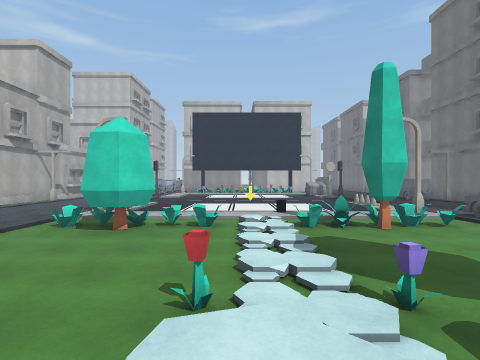
[1] (above)

24 first-person views from a walk through a Unity game level. The camera is 1.5 m above the floor, looks level and sees 85° across. The floor is counted in squares, 2 m on a side. Each view is taken from the middle of a square. On the plan, view 1 faces up. The plan holds only what a view shows up to about 9 squares ahead; the rest is blank. The place goes on beyond the plan. Some surface patterns are stand-ins.

[2]
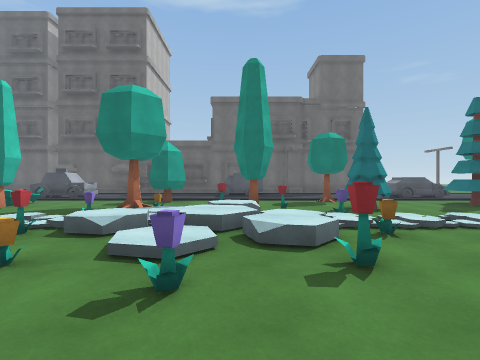

[3]
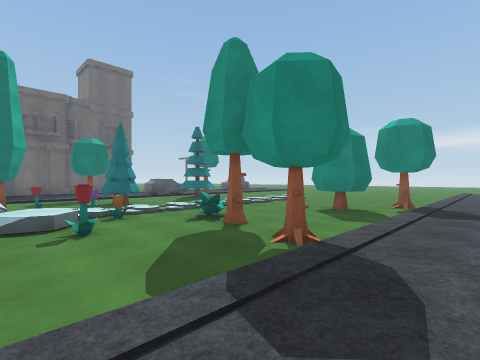

[4]
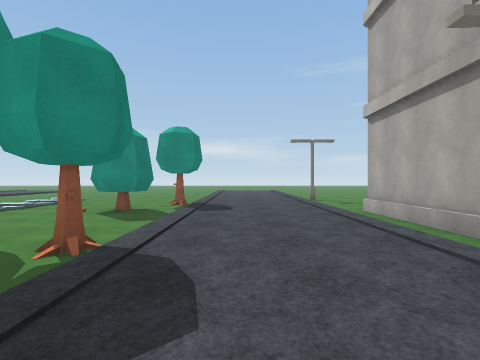

[5]
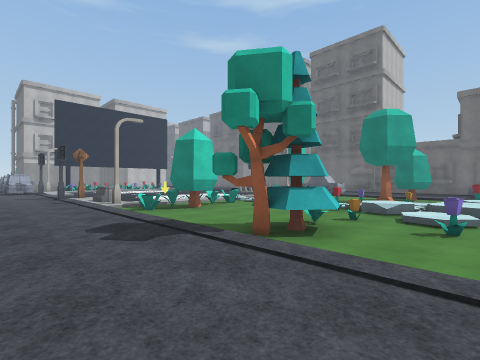

[6]
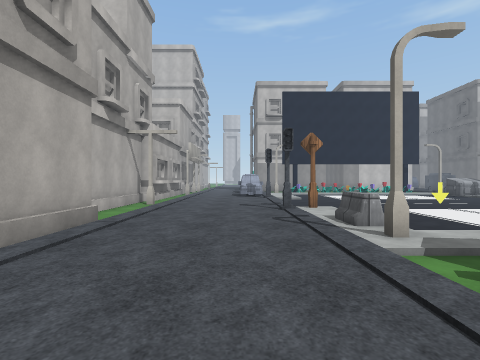

[7]
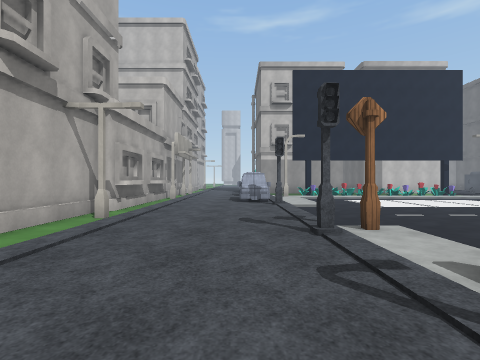

[8]
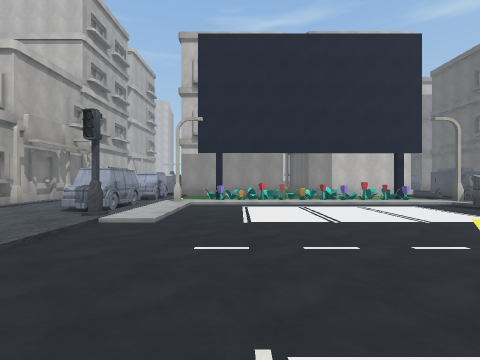

[9]
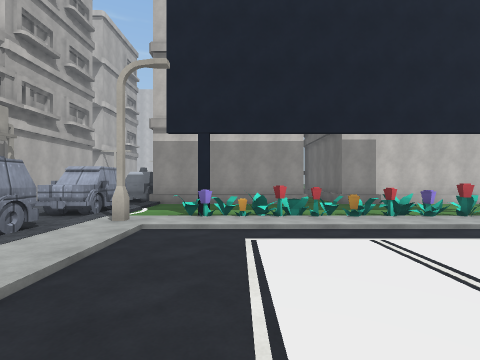

[10]
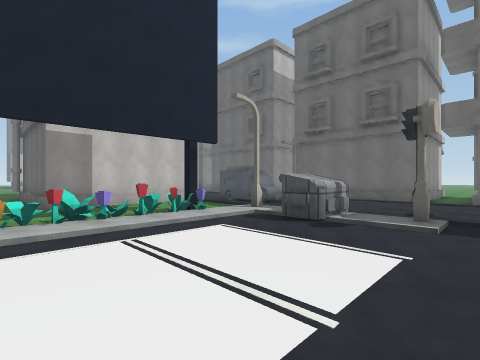

[11]
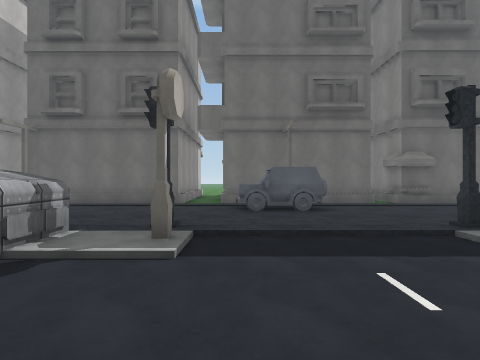

[12]
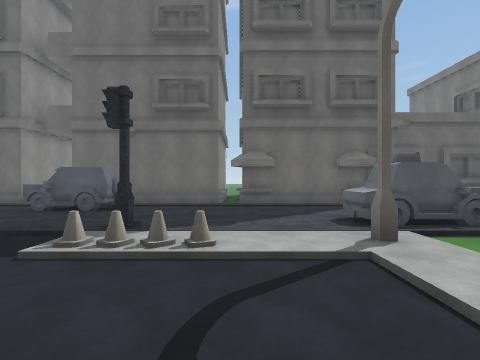

[13]
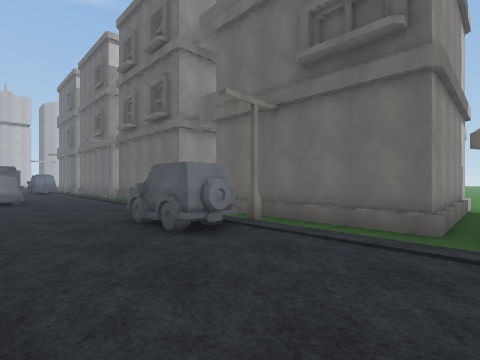

[14]
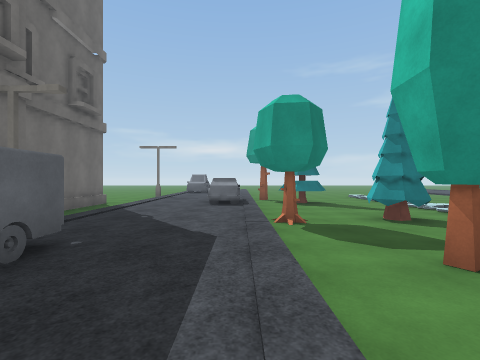

[15]
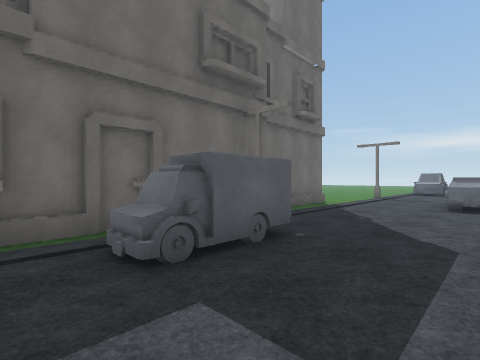

[16]
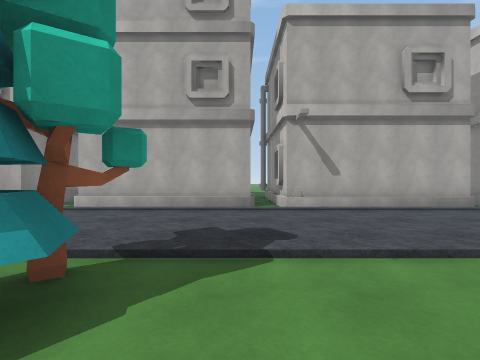

[17]
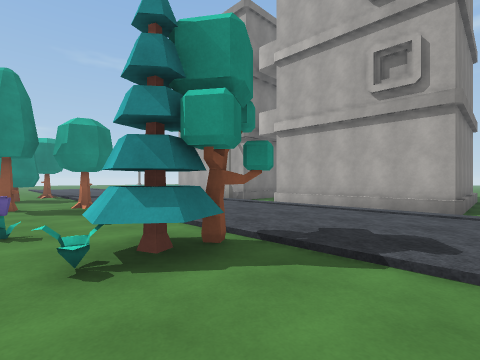

[18]
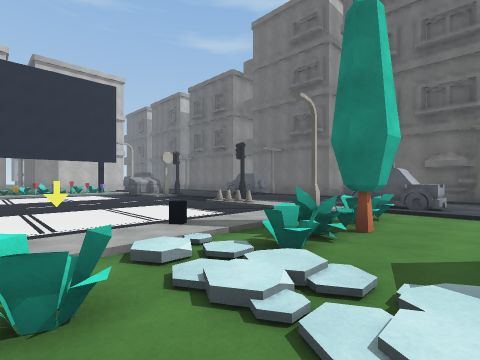

[19]
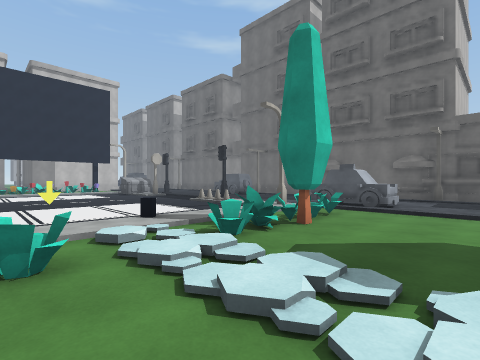

[20]
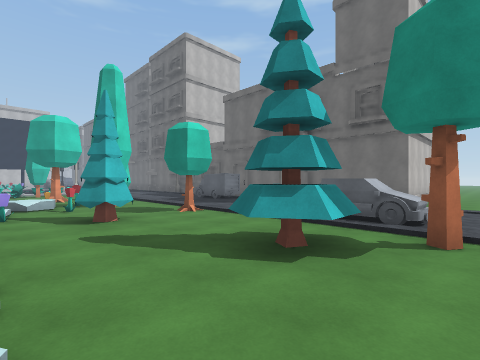

[21]
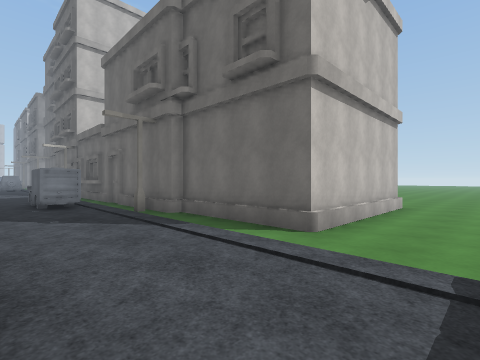

[22]
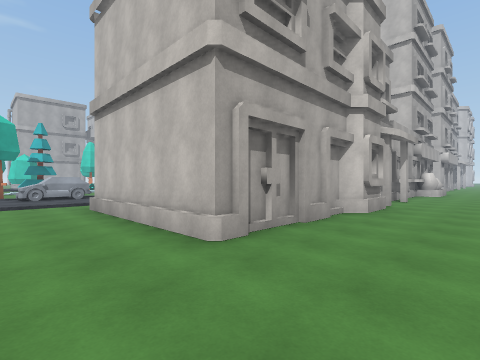

[23]
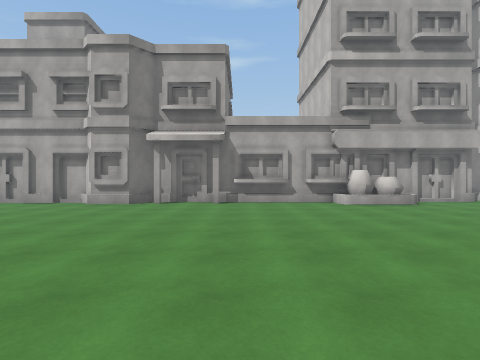

[24]
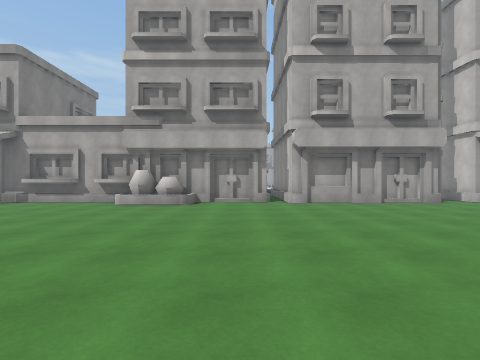

### Floor plan
Key: @ floor where view 1 was taken; # wall or solid block; x gap in a wall; . main floor; : floor 0.25 m higher than the main floor; + floor 0.5 m higher than the main floor; / step, stairs or slope; = window, fence, low wall or low ledge; O other object.
Columns run from 14 left of view 1 to 24 right of it. Each row starts with its distance up from view 1.
 23      O  OO    OO
 22      O   .......OOOO     O
 21          O..........O    O
 20         OO.OOOOOOOO.OO.
 19         OOOOOOOOOOO/OO..
 18      O.  O#//O//////....
 17       .. O:........O....
 16      ...OO:........:.... OO  O
 15     OO...#:........:.......  O..
 14     OO................OO.O   O...
 13     O#........#.......OOOO   O....
 12     O.........=.......OO.O   O.....
 11     O.....O........O.....O   O......
 10     O.....:........O.....OOOOO.......
  9      O....O........O....OO   O........
  8      O....O....O...:....OO   O.........
  7      O....x::::::::#OO..O    O........
  6      O....OOOO/OOOO.OO..OO   OO......
  5      O.....OO.//.O..OO..OO   OO.....
  4    OOO........//........O    #O.....
  3 OOOOOO........//.......      #.......
  2      O....OO..OO.O.O  . O    #........
  1      O....OOOO+//O.O....O    #.........
  0      O......O/@//O....OOO    O........
 -1      O.......///+.O...OOO    O.......
 -2     ........O///.O....OOO    O......
 -3    OOO........OO........O      ....
 -4      O....OO.O//.O.O.....O   O....
 -5      O......OO//.O.......O   O...
 -6      O........//.........O   O...
 -7      O........//....OO...O   O...
 -8     O......OO.//.OO.OO...OOOOO...
 -9     ......O...//..OOOO...........
-10     ..........//.................

Where each view was taken, in squares from view 1:
view 1: 0 up, 0 right, facing up
view 2: 1 down, 4 left, facing right
view 3: 1 down, 6 left, facing down-right
view 4: 1 down, 6 left, facing down
view 5: 1 down, 7 left, facing up-right
view 6: 4 up, 6 left, facing up
view 7: 7 up, 6 left, facing up
view 8: 10 up, 2 left, facing up
view 9: 14 up, 2 left, facing up
view 10: 14 up, 0 right, facing up-right
view 11: 14 up, 2 right, facing right
view 12: 9 up, 2 right, facing right
view 13: 9 up, 6 right, facing up-right
view 14: 1 up, 6 right, facing down
view 15: 1 up, 6 right, facing down-right
view 16: 3 up, 2 left, facing left
view 17: 4 up, 2 left, facing down-left
view 18: 4 up, 1 left, facing up-right
view 19: 3 up, 1 left, facing up-right
view 20: 10 down, 1 right, facing up-right
view 21: 10 down, 7 right, facing up-right
view 22: 10 down, 18 right, facing up-left
view 23: 1 up, 24 right, facing left
view 24: 8 up, 24 right, facing left
